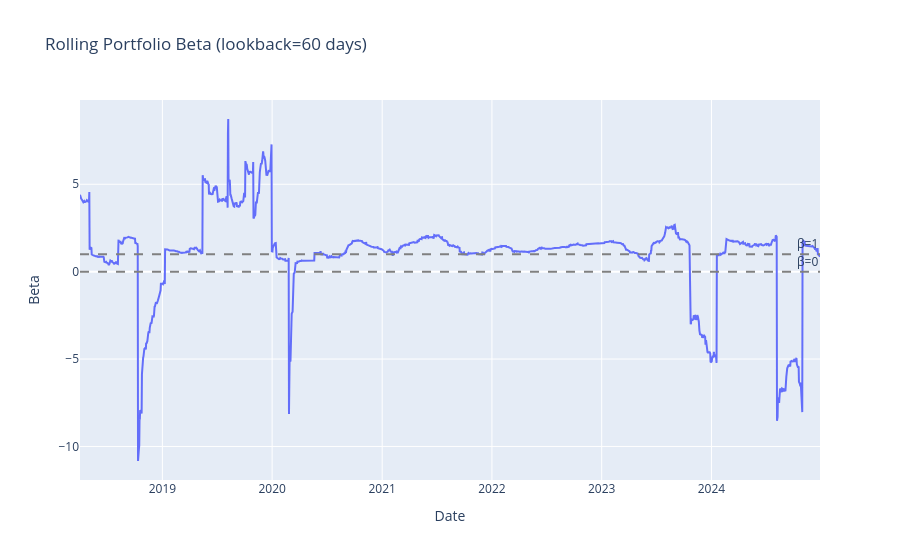

This figure's notebook cell:
### Markdown cell above
## Portfolio Beta

Track portfolio beta over time vs SPY.

### Code cell
# Plot portfolio beta over time
fig_beta = result_vix_regime.plot_portfolio_beta()
fig_beta.show()

### Figure 1 — Plotly figure (JSON) as saved in the notebook; plotly's stock layout.template omitted (floating-point values rounded to 4 significant figures; data arrays with more than 128 entries replaced by an {"elided": "..."} marker saying what was removed)
{"data": [{"hovertemplate": "Date: %{x|%Y-%m-%d}<br>Beta: %{y:.4f}<extra></extra>", "line": {"width": 2}, "mode": "lines", "name": "Portfolio Beta", "type": "scatter", "x": {"elided": "1698 str values"}, "y": {"elided": "1698 float values"}}], "layout": {"annotations": [{"showarrow": false, "text": "β=1", "x": 1, "xanchor": "right", "xref": "x domain", "y": 1, "yanchor": "bottom", "yref": "y"}, {"showarrow": false, "text": "β=0", "x": 1, "xanchor": "right", "xref": "x domain", "y": 0, "yanchor": "bottom", "yref": "y"}], "hovermode": "x unified", "shapes": [{"line": {"color": "gray", "dash": "dash"}, "type": "line", "x0": 0, "x1": 1, "xref": "x domain", "y0": 1, "y1": 1, "yref": "y"}, {"line": {"color": "gray", "dash": "dash"}, "type": "line", "x0": 0, "x1": 1, "xref": "x domain", "y0": 0, "y1": 0, "yref": "y"}], "title": {"text": "Rolling Portfolio Beta (lookback=60 days)"}, "xaxis": {"title": {"text": "Date"}}, "yaxis": {"title": {"text": "Beta"}}}}
